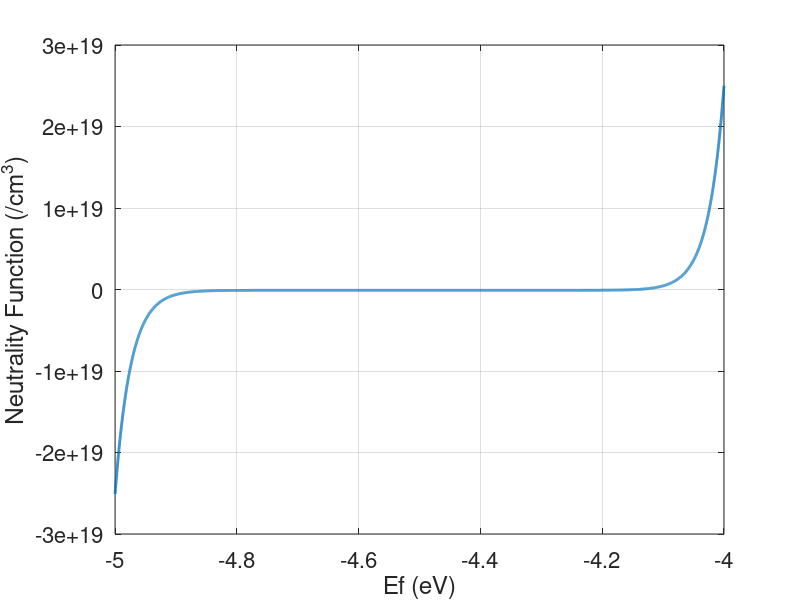
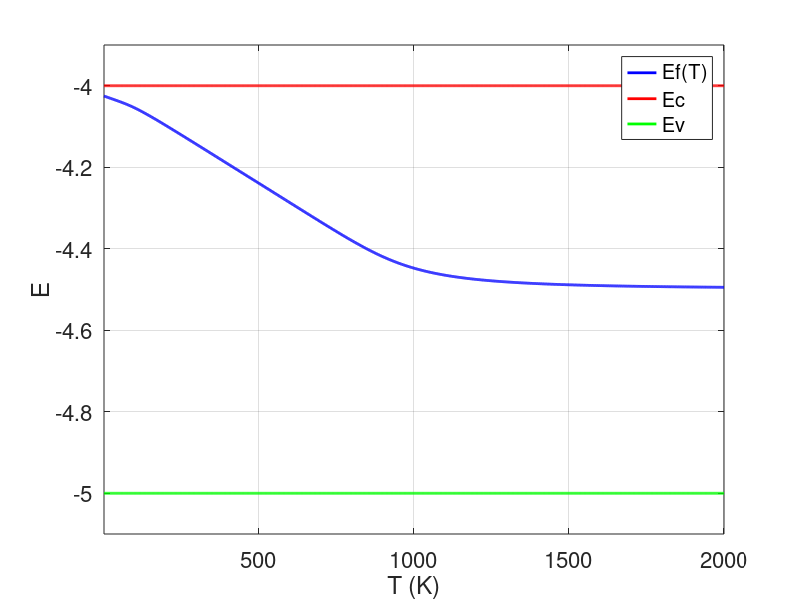
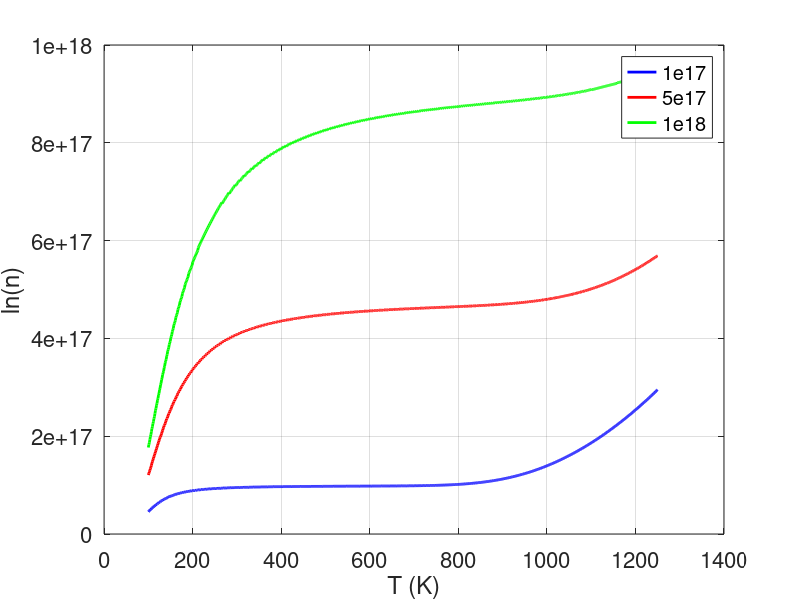

Here is the MATLAB script that generated these plots, in order:
% =========================================================================
% Solutions 2
clear all;
close all;

% -------------------------------------------------------------------------
% Define variables
q = 1.6e-19;  % Electron charge coulombs
kB = 1.380e-23;  % Boltzmann's constant
hbar = 1.054e-34;  % Units J*s
m = 9.1e-31;      % Units Kg
Nc = 2.5e19;  % Si [1/cm^3]
Nv = 2.5e19;  % Si [1/cm^3]
ND = 1e17;    % Donor desnity [1/cm^3] 
Ec = -4.0; % eV Si   
Ev = -5.0; % eV Si
Ed = -4.0-0.05;

% -------------------------------------------------------------------------
% Generate First plot to show zero
NE = 10000;
Ef = linspace(Ev,Ec,NE);  % Ef must lie some where between the conduction and valance band
T = 300; %300;   % K
n = Nc*exp(-1*(Ec-Ef)/(kB*T/q));
NDplus = ND./(1+2*exp(-1*(Ed-Ef)/(kB*T/q)));
p = Nv*exp(-1*(Ef-Ev)/(kB*T/q));
NeutralityFunction = n - NDplus - p;
[val,index] = min(abs(NeutralityFunction))
Ef_neutrality = Ef(index)

% -------------------------
% Linear scale plot
figure;
h=plot(Ef,NeutralityFunction);
%plot(Ef,NeutralityFunction,'b',Ef,abs(NeutralityFunction),'r');
%legend('Neutrality Function','Absolute Value of Neutrality Function')
grid on;
ylabel('Neutrality Function (/cm^3)','FontSize',16);
xlabel('Ef (eV)','FontSize',16);
set(h,'linewidth',2.0);
set(gca,'Fontsize',16)
%axis([Ev Ec -1e19 1e19]);


%break;

% -------------------------------------------------------------------------
% Plot Ef as a function of Temperature
NT = 1000;
T = linspace(1,2000,NT);
Ef_T = 0*T;
for ii=1:NT
    n = Nc*exp(-1*(Ec-Ef)/(kB*T(ii)/q));
    NDplus = ND./(1+2*exp(-1*(Ed-Ef)/(kB*T(ii)/q)));
    p = Nv*exp(-1*(Ef-Ev)/(kB*T(ii)/q));
    NeutralityFunction = n - NDplus - p;
    [val,index] = min(abs(NeutralityFunction));
    Ef_T(ii) = Ef(index);
end
    

% -------------------------
% Linear scale plot
figure;
%subplot(1,2,1);
h=plot(T,Ef_T,'b', T,Ec*ones(1,NT),'r', T,Ev*ones(1,NT),'g');
legend('Ef(T)','Ec','Ev');
grid on;
ylabel('E','FontSize',16);
xlabel('T (K)','FontSize',16);
set(h,'linewidth',2.0);
set(gca,'Fontsize',16);
axis([min(T) max(T) Ev-0.1 Ec+0.1]);

% subplot(1,2,2);
% h=plot(1./T,Ef_T);
% grid on;
% ylabel('E','FontSize',16);
% xlabel('1/T (/K)','FontSize',16);
% set(h,'linewidth',2.0);
% set(gca,'Fontsize',16);

%break;

% =========================================================================
% Solutions 3
clear all;
%close all;

% -------------------------------------------------------------------------
% Define variables
q = 1.6e-19;  % Electron charge coulombs
kB = 1.380e-23;  % Boltzmann's constant
hbar = 1.054e-34;  % Units J*s
m = 9.1e-31;      % Units Kg
Nc = 2.5e19;  % Si [1/cm^3]
Nv = 2.5e19;  % Si [1/cm^3]
ND = [1e17,5e17,1e18];    % Donor desnity [1/cm^3] 
Ec = -4.0; % eV Si   
Ev = -5.0; % eV Si
Ed = -4.0-0.05;

% -------------------------------------------------------------------------
% Plot Ef as a function of Temperature
NE = 10000;
Ef = linspace(Ev,Ec,NE);  % Ef must lie some where between the conduction and valance band
NT = 1000;
T = linspace(100,1250,NT);
Ef_T = zeros(NT,max(size(ND)));
n_T = zeros(NT,max(size(ND)));

for jj=1:max(size(ND));
    ND(jj)
    for ii=1:NT
        
        n = Nc*exp(-1*(Ec-Ef)/(kB*T(ii)/q));
        NDplus = ND(jj)./(1+2*exp(-1*(Ed-Ef)/(kB*T(ii)/q)));
        p = Nv*exp(-1*(Ef-Ev)/(kB*T(ii)/q));
        NeutralityFunction = n - NDplus - p;
        
        % -------------------------
        % Matlab trick for finding a root in a function with only one root
        [val,index] = min(abs(NeutralityFunction));   
        Ef_T(ii,jj) = Ef(index);
        
        n_T(ii,jj) = Nc*exp(-1*(Ec-Ef_T(ii,jj))/(kB*T(ii)/q));
    end
end

% -------------------------
% log scale plot
figure;
%h=semilogy(T,n_T(:,3));
h=plot(T,n_T(:,1),'b', T,n_T(:,2),'r', T,n_T(:,3),'g');
legend('1e17','5e17','1e18')
grid on;
ylabel('ln(n)','FontSize',16);
xlabel('T (K)','FontSize',16);
set(h,'linewidth',2.0);
set(gca,'Fontsize',16);

